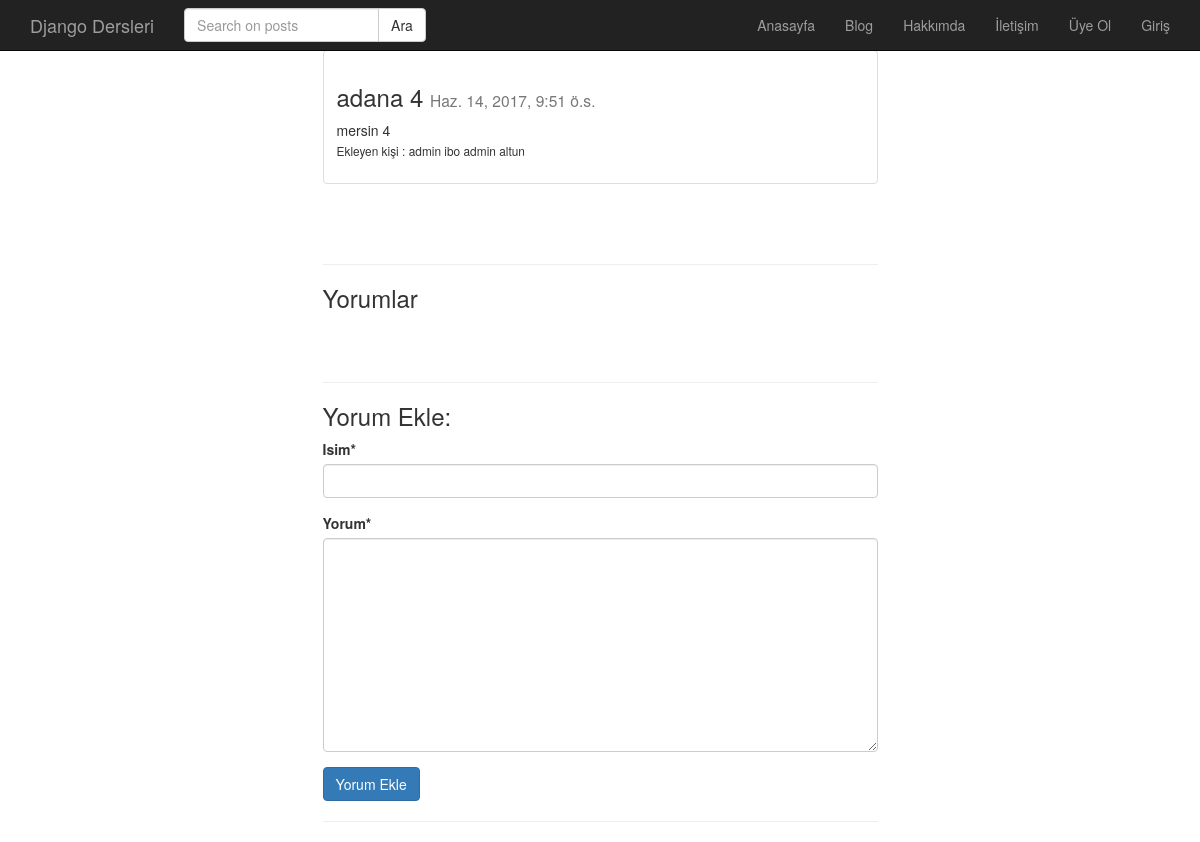
The page /post/adana-4/detail/ on the database its author committed.
### post/models.py (models this page shows, shortened)
class Post(models.Model):
    user = models.ForeignKey('auth.user', verbose_name='Yazar', related_name='posts' )
    title = models.CharField(max_length=120, verbose_name='Başlık')
    content = models.TextField(verbose_name='İçerik')
    publishing_date = models.DateTimeField(verbose_name='Yayınlanma Tarihi', auto_now_add=True)
    image = models.ImageField(null=True, blank=True)
    slug = models.SlugField(unique=True, editable=False, max_length=130)
    class Meta:
        ordering = ['-publishing_date', 'id']

### post/views.py (the view)
# urls.py: url(r'^(?P<slug>[\w-]+)/detail/', post_detail, name = 'detail'),
def post_detail(request, slug):
    post = get_object_or_404(Post, slug=slug)
    form = CommentFrom(request.POST or None)
    if form.is_valid():
        comment = form.save(commit=False)
        comment.post = post
        comment.save()
        return HttpResponseRedirect(post.get_absolute_url())
    context = {
        'post' : post,
        'form' : form,
    }
    return render(request, 'post/detail.html', context)

### post/forms.py
class CommentFrom(forms.ModelForm):
    class Meta:
        model = Comment
        fields = [
            'name',
            'content'
        ]

### templates/post/detail.html (shortened to what this page needs)
{% extends 'base.html' %}
{%  block body %}
    <div class = "container">
        <div class="row">
          <div class="col-md-6 col-md-offset-3">
            <div class="thumbnail">
              <div class="caption">
                <h3>{{ post.title }} <small>{{ post.publishing_date }}</small></h3>
                <p>{{ post.content }} <br /><small>Ekleyen kişi : {{ post.user.get_full_name }}</small></p>
              </div>
            </div>
          <br /> <br /> <hr />
          <h3>Yorumlar</h3>
          <br /><br /><hr />
            <h3>Yorum Ekle:</h3>
            {% include 'post/comment.html' %}
          <hr />
          </div>
        </div>
    </div>
{% endblock %}

### static/css/style.css (style rules this page uses)
body { padding-top:50px; }

### rows shown on the page
Post: title "adana 4", publishing_date "Haz. 14, 2017, 9:51 ö.s.", content "mersin 4", user.get_full_name "admin ibo admin altun"
